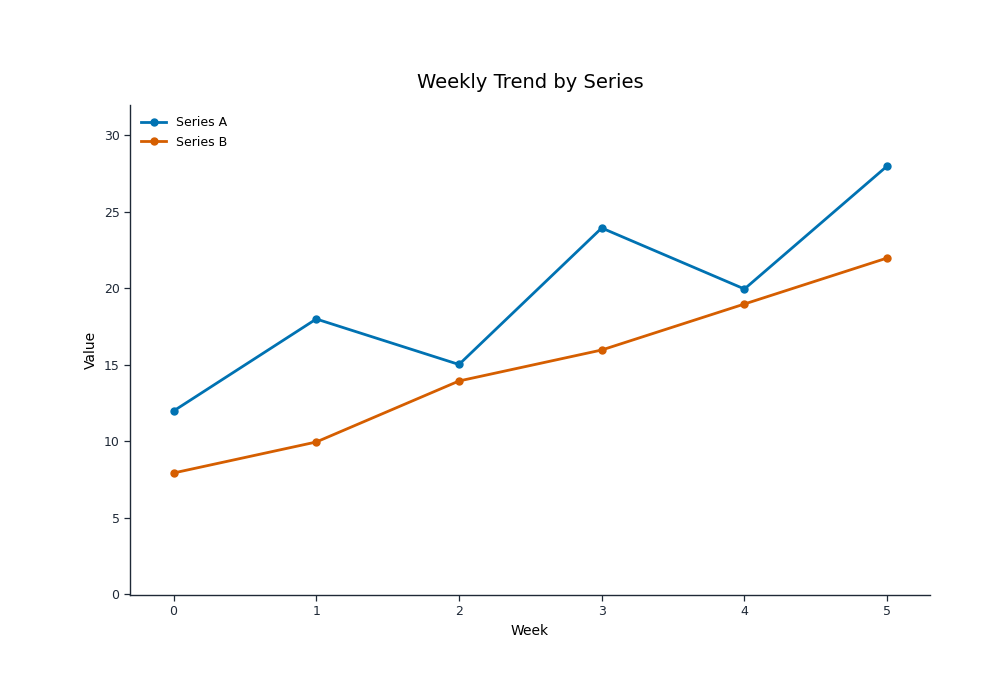

Write Python code to recreate this figure.
# -*- coding: utf-8 -*-
# 由 viz-reverse/calibrate_and_extract.py 生成；只含反推数据与测得的样式参数。
import json
from pathlib import Path
import matplotlib
matplotlib.use('Agg')
import matplotlib.pyplot as plt
import numpy as np

plt.rcParams['font.family'] = 'DejaVu Sans'


def style_axes(ax):
    for side in ('top', 'right'):
        ax.spines[side].set_visible(False)
    for side in ('left', 'bottom'):
        ax.spines[side].set_color('#1F2937')
        ax.spines[side].set_linewidth(1.0)
    ax.tick_params(direction='out', length=4, width=0.9, colors='#1F2937', labelsize=9)
    ax.grid(False)

SERIES = [{"name": "Series A", "values": [11.975, 17.988, 15.014, 23.935, 19.948, 27.987], "x": [0, 1, 2, 3, 4, 5]}, {"name": "Series B", "values": [7.923, 9.949, 13.936, 15.962, 18.968, 21.974], "x": [0, 1, 2, 3, 4, 5]}]
COLORS = {"Series A": "#0072B2", "Series B": "#D55E00"}
AX_RECT = [0.13, 0.15000000000000002, 0.8, 0.7]
XLIM = [-0.305, 5.3]; YLIM = [-0.051, 31.974]
TITLE = "Weekly Trend by Series"
XLABEL = "Week"
YLABEL = "Value"
XTICKS = [0, 1, 2, 3, 4, 5]
YTICKS = [0, 5, 10, 15, 20, 25, 30]

def main():
    fig = plt.figure(figsize=(10.0, 7.0), dpi=100, facecolor='white')
    ax = fig.add_axes(AX_RECT)
    for s in SERIES:
        ax.plot(s['x'], s['values'], color=COLORS.get(s['name'], '#0072B2'), marker='o',
                linewidth=2, markersize=5, label=s['name'])
    if XLIM: ax.set_xlim(XLIM)
    if YLIM: ax.set_ylim(YLIM)
    if XTICKS: ax.set_xticks(XTICKS)
    if YTICKS: ax.set_yticks(YTICKS)
    ax.legend(loc='upper left', frameon=False, fontsize=9)
    ax.set_title(TITLE, fontsize=14, pad=12)
    if XLABEL: ax.set_xlabel(XLABEL, fontsize=10)
    if YLABEL: ax.set_ylabel(YLABEL, fontsize=10)
    style_axes(ax)
    fig.savefig(Path(__file__).with_name('reproduction.png'), dpi=100, facecolor='white')
    plt.close(fig)


if __name__ == '__main__':
    main()
